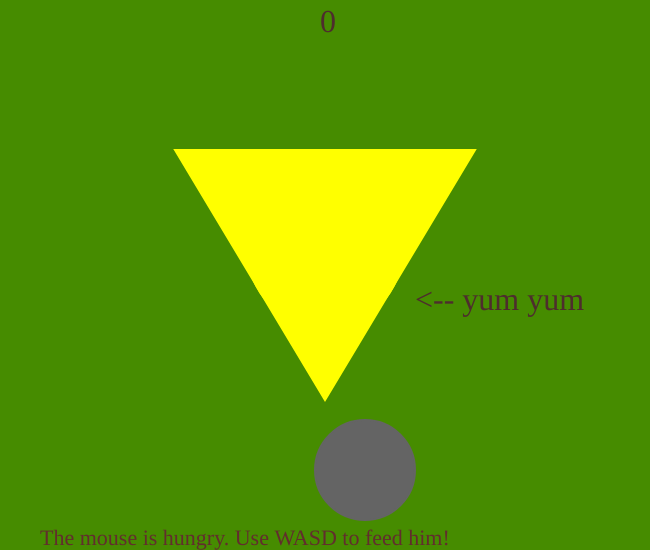
Frame 1 (no input)
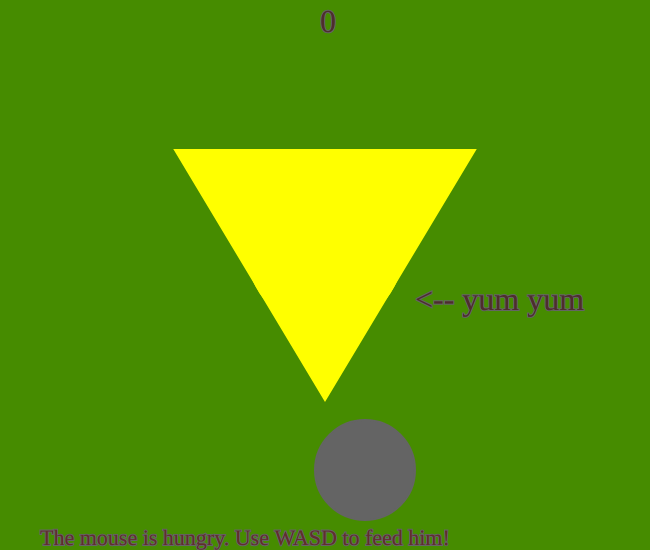
Frame 60 (no input)
Frame 120 (the mouse pressed at the canvas centre since frame 60): identical to frame 60, image omitted

The p5.js sketch that drew these frames (run headless with seeded random() and noise() and a simulated clock; from frame 60 on, the mouse is pressed at the canvas centre):

// p5.js sketch
// ── sketch.js
function setup() {
    createCanvas(650,550);

    

}

var score = 0
var avatarX = 365
var avatarY = 470
var avatarD = 100
var cheeseX = 325
var cheeseY = 250
var cheeseD = 155

function draw() {

  background(70, 140, 0); //so bg is constantly there
 
  //instructions
  fill(98,45,45);
  textSize(22);
  textFont('Segoe Print');
  text("The mouse is hungry. Use WASD to feed him!", 40, 545);

  //score
  fill(78,45,45);
  textSize(32);
  textFont('Segoe Print');
  text(score, 320, 32);

  //bite director  
  fill(78,45,45);
  textSize(32);
  textFont('Segoe Print');
  text("<-- yum yum", cheeseX+90, cheeseY+60);


//wasd controls    
if (keyIsPressed) {
  if(key == "w"){
    avatarY--;
  }
  if(key == "s"){
    avatarY++;
  }
  if(key == "a"){
    avatarX--;
  }
  if(key == "d"){
    avatarX++;
  }
}


// cheese triangle for show
   stroke("yellow");
   strokeWeight(2);    
   fill("yellow");
   triangle(175,150,325,400,475,150);


//cheese circle for dist func
stroke("yellow");
strokeWeight(2);    
fill("yellow");
circle(cheeseX, cheeseY, cheeseD);   

if(dist(avatarX, avatarY, cheeseX, cheeseY)<127.5) {
  fill(70,140,0);
  stroke(70,140,0);
  circle(cheeseX+40, cheeseY+30, 60); //green bite
    fill(130,45,85);
    textSize(50);
    textFont('Ink Free Regular');
    textStyle(BOLD);
    text("You fed the mouse! <:3", 70, 82);
  if (score == 0) {
    score = score + 100;
    

  }
}

//mouse head circle
fill(100);
stroke(100);
circle(avatarX, avatarY, avatarD);


}
